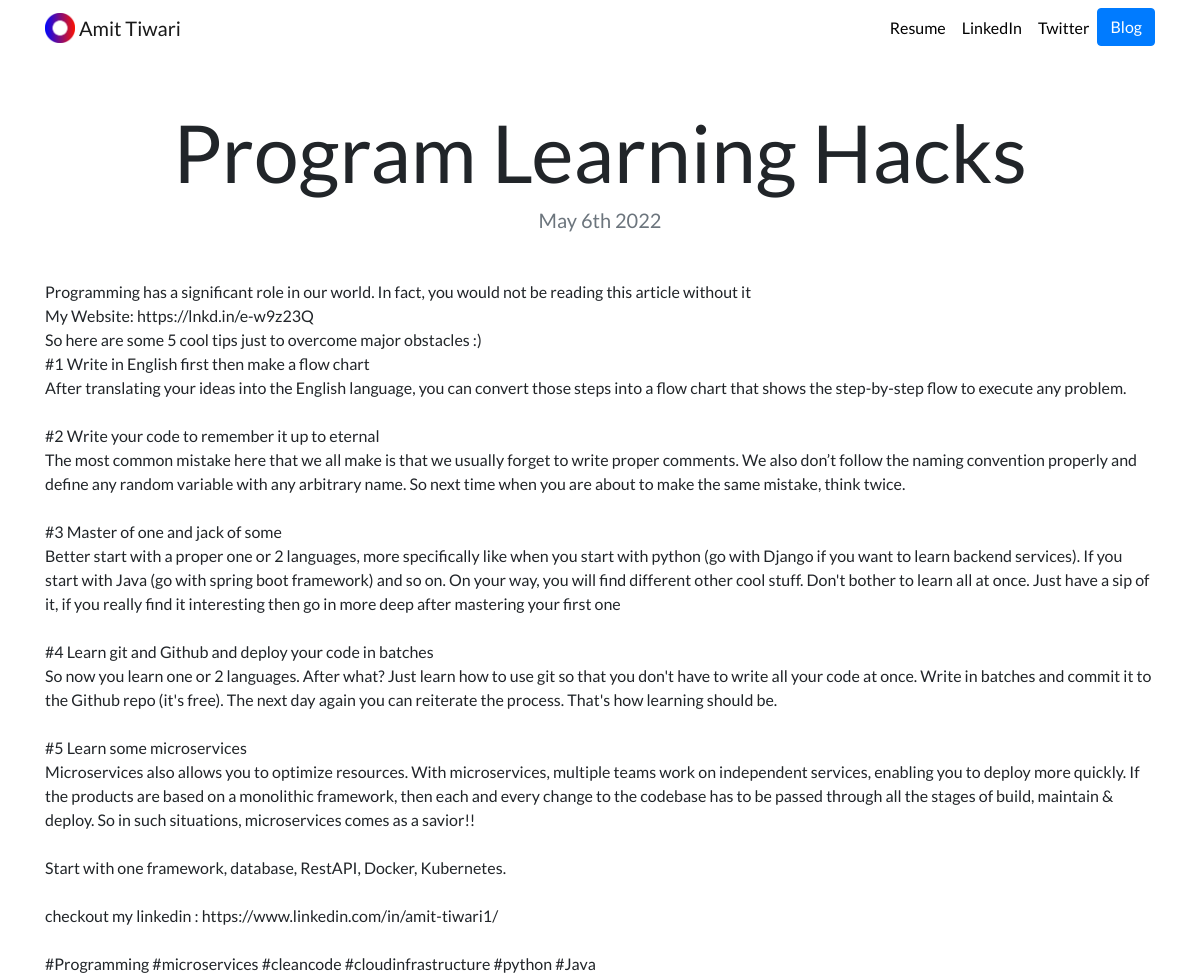
The page /blog/10/ on the database its author committed.
### blog/models.py (models this page shows, shortened)
class Blogging(models.Model):
  title = models.CharField(max_length=250)
  date = models.DateField()
  description = models.TextField()

### blog/views.py (the view)
# urls.py: path('<int:blog_id>/', views.details, name='detail'),
def details(request, blog_id):
  get_blog_id = get_object_or_404(Blogging, pk=blog_id)  #pk means primary key , its a keyword of db used in python
  return render(request, 'blog/detail.html', {'blog': get_blog_id})

### blog/templates/blog/detail.html
{% extends "portfolio/base.html" %}
{% load static %}
{% block content %}
<h1 class="text-center mt-5" id="blogdetailtitle">{{ blog.title }}</h1>
<h5 class="text-center text-muted mb-5">{{ blog.date|date:'F jS Y' }}</h5>
{{ blog.description|safe }}
{% endblock %}

### portfolio/static/portfolio/custom.css (style rules this page uses)
body { font-family: 'Lato', sans-serif; }
@media (min-width: 992px) { #blogdetailtitle { font-size: 5rem; } }

### rows shown on the page
Blogging: title "Program Learning Hacks", date "May 6th 2022", description "Programming has a significant role in our world. In fact, you would not be reading this article without it My Website: https://lnkd.in/e-w9z23Q So here are some 5 cool tips just to overcome major obstacles :) #1 Write in English first then make a flow chart After translating your ideas into the English language, you can convert those steps into a flow chart that shows the step-by-step flow to execute any problem. #2 Write your code to remember it up to eternal The most common mistake here that we all make is that we usually forget to write proper comments. We also don’t follow the naming convention properly and define any random variable with any arbitrary name. So next time when you are…"
